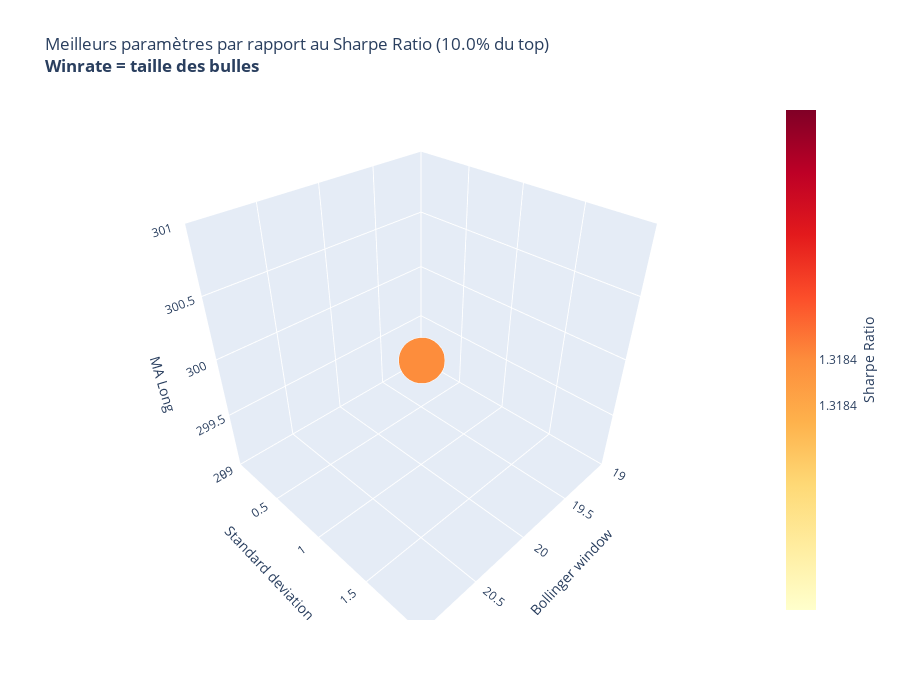

Notebook code for this chart:
### Code cell
# Visualisation 3D des paramètres
import plotly.graph_objects as go

dt_3d=pd.read_csv("optimize/optimizer_ETH_1h_v1_fine.csv")

# Echantillon à garder
quantile = 0.9

# Ne garder que les 30% des valeurs les plus hautes du Sharpe ratio
dt_3d_filtered = dt_3d[dt_3d['sharpe_ratio'] > dt_3d['sharpe_ratio'].quantile(quantile)]
# dt_3d_filtered = dt_3d[dt_3d['win_rate'] > dt_3d['win_rate'].quantile(quantile)]

fig = go.Figure(data=[go.Scatter3d(
    x=dt_3d_filtered['bol_window'], 
    y=dt_3d_filtered['bol_std'], 
    z=dt_3d_filtered['long_ma'], 
    mode='markers',
    marker=dict(size=dt_3d_filtered['win_rate'], sizemode='diameter', sizeref=1,
                color=dt_3d_filtered['sharpe_ratio'], colorscale='ylorrd', opacity=1,
                colorbar=dict(title='Sharpe Ratio', titleside='right',tickmode='array',
                tickvals=[dt_3d['sharpe_ratio'].min(),dt_3d['sharpe_ratio'].max()], 
                ticktext=[round(dt_3d_filtered['sharpe_ratio'].min(), 4), round(dt_3d_filtered['sharpe_ratio'].max(),4)]))
)])

# 'tealrose', 'tempo', 'temps', 'thermal', 'tropic', 'turbid','turbo', 'twilight', 'viridis', 'ylgn', 'ylgnbu', 'ylorbr','ylorrd

# Mise en évidence des paramètres les plus hauts
# fig.add_trace(go.Scatter3d(x=[65,65], y=[3,3], z=[dt_3d_filtered['long_ma'].min(), dt_3d_filtered['long_ma'].max()], mode='lines', line=dict(color='red')))

fig.update_layout(
    width=900, height=700,
    title='Meilleurs paramètres par rapport au Sharpe Ratio ('+ str(100-(quantile*100)) + '% du top)<br><b>Winrate = taille des bulles',
    scene = dict(
                xaxis_title='Bollinger window',
                yaxis_title='Standard deviation ',
                zaxis_title='MA Long'
                )
)

fig.show()

### Figure 1 — Plotly figure (JSON) as saved in the notebook; plotly's stock layout.template omitted (floating-point values rounded to 4 significant figures)
{"data": [{"marker": {"color": [1.318], "colorbar": {"tickmode": "array", "ticktext": [1.318, 1.318], "tickvals": [1.227, 1.318], "title": {"side": "right", "text": "Sharpe Ratio"}}, "colorscale": [[0, "rgb(255,255,204)"], [0.125, "rgb(255,237,160)"], [0.25, "rgb(254,217,118)"], [0.375, "rgb(254,178,76)"], [0.5, "rgb(253,141,60)"], [0.625, "rgb(252,78,42)"], [0.75, "rgb(227,26,28)"], [0.875, "rgb(189,0,38)"], [1, "rgb(128,0,38)"]], "opacity": 1, "size": [32.04], "sizemode": "diameter", "sizeref": 1}, "mode": "markers", "type": "scatter3d", "x": [20], "y": [1], "z": [300]}], "layout": {"height": 700, "scene": {"xaxis": {"title": {"text": "Bollinger window"}}, "yaxis": {"title": {"text": "Standard deviation "}}, "zaxis": {"title": {"text": "MA Long"}}}, "title": {"text": "Meilleurs paramètres par rapport au Sharpe Ratio (10.0% du top)<br><b>Winrate = taille des bulles"}, "width": 900}}
